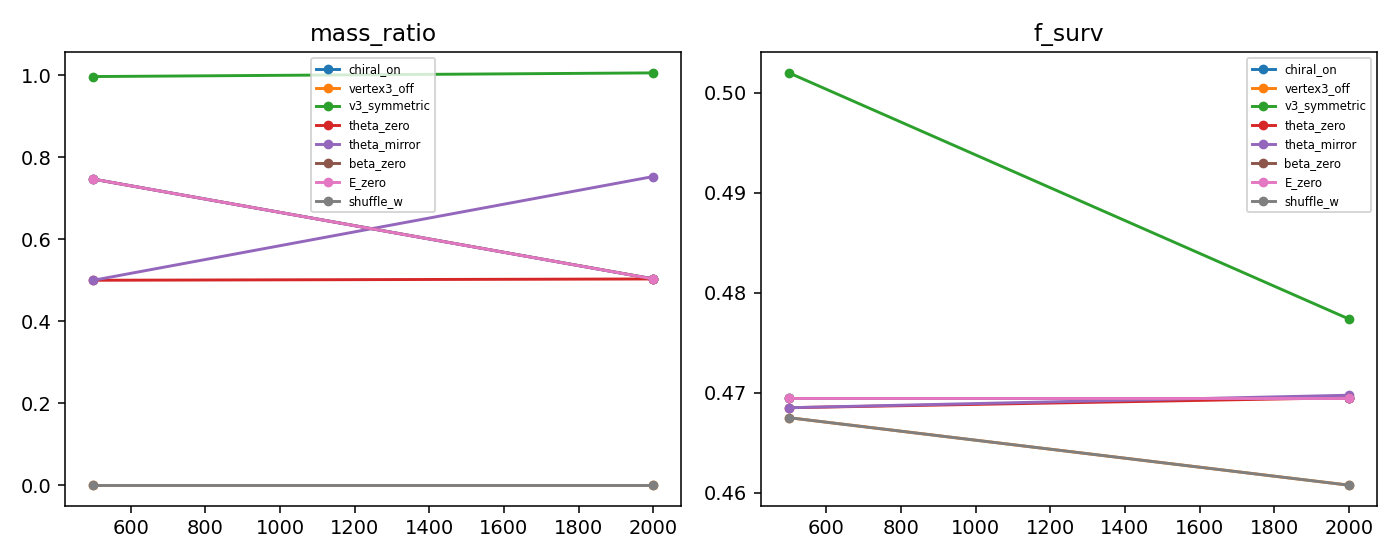

This chart was generated by the following Python code:
#!/usr/bin/env python3
"""
CG002-R7h — Yukawa quiral (EIT3 R_θ trasplantado)
==================================================
Post CC Msg 44: visto bueno condicional con 3 correcciones aplicadas.

Batería --quick:
  chiral ON (ciclo límite) | vertex3 OFF | θ=0 | θ→−θ | β=0 | E=0 | shuffle_w

Caveat encabezado: receta EIT3 en vector de patas, no campo espacial 2D.
"""
from __future__ import annotations

import argparse
import math
import time
from pathlib import Path

import matplotlib

matplotlib.use("Agg")
import matplotlib.pyplot as plt
import numpy as np
import pandas as pd

from cg002_primitivo_chiral import (
    ALPHA_LOOP,
    BETA_MEM,
    SIGMA_E,
    THETA_DEG,
    evolucion_chiral_vertex3,
)
from cg002_primitivo_vertex3 import (
    KAPPA_S,
    S0,
    S_BAND,
    build_yukawa_triplets,
    evolucion_vertex3,
    sat,
    vertex_coupling_strength,
)

OUT_DIR = Path(__file__).parent
SWEEP_CSV = OUT_DIR / "cg002_r7h_sweep.csv"
FIG_PATH = OUT_DIR / "cg002_r7h_chiral.png"

N_QUARK = 72
N_FERMION = 84
MS_HIGGS = 84
N_MICRO_YUK = 85
YUK_SCALE = 0.06

# Re-export semilla helpers from r7g
from cg002_r7g_vertex3 import (  # noqa: E402
    build_C_pair_yukawa,
    excess_L2,
    null_L2,
    orden_charge,
    orden_color,
    semilla_yukawa,
)


def charge_value(ms: int) -> float:
    if ms >= N_FERMION:
        return 0.0
    if ms < N_QUARK:
        is_aq = ms >= 36
        base = ms - 36 if is_aq else ms
        flavor = (base % 12) // 6
        q = 2.0 / 3.0 if flavor == 0 else -1.0 / 3.0
        return -q if is_aq else q
    base = ms - N_QUARK
    spec = (base // 2) % 2
    if spec == 1:
        return 0.0
    return -1.0 if base % 2 == 0 else 1.0


def run_yukawa_chiral(
    N: int,
    seed: int,
    *,
    use_chiral: bool = True,
    use_vertex3: bool = True,
    theta_deg: float = THETA_DEG,
    beta_mem: float = BETA_MEM,
    sigma_e: float = SIGMA_E,
    shuffle_signs: bool = False,
    cond: str = "chiral_on",
) -> dict:
    rng = np.random.default_rng(seed)
    labels, V, Q = semilla_yukawa(N, rng)
    C = build_C_pair_yukawa(V, Q, labels)
    idx_f = np.where(labels < N_FERMION)[0]
    idx_h = np.where(labels == MS_HIGGS)[0]
    triplets = []
    if use_vertex3:
        triplets = build_yukawa_triplets(idx_f, idx_h, YUK_SCALE, max_pairs=min(400, len(idx_f)))

    if use_chiral and use_vertex3 and triplets:
        S, alive, tau, M = evolucion_chiral_vertex3(
            C,
            triplets,
            Q,
            N,
            yuk_scale=YUK_SCALE,
            theta_deg=theta_deg,
            beta_mem=beta_mem,
            sigma_e=sigma_e,
            shuffle_signs=shuffle_signs,
            rng=rng,
        )
        mem_norm = float(np.mean([np.linalg.norm(v) for v in M.values()])) if M else 0.0
    else:
        S, alive, tau = evolucion_vertex3(C, triplets if use_vertex3 else [], N)
        mem_norm = 0.0

    higgs_alive = alive & (labels == MS_HIGGS)
    phi_final = float(np.sqrt(sat(S[higgs_alive]).mean())) if higgs_alive.any() else 0.0
    m_by = []
    if phi_final > 0:
        idx = np.where(alive & (labels < N_FERMION))[0]
        masses = np.sqrt(sat(S[idx])) * phi_final
        for g in range(3):
            gens = np.array(
                [(labels[i] % 36) // 12 if labels[i] < N_QUARK else (labels[i] - N_QUARK) // 4 for i in idx]
            )
            m_by.append(float(masses[gens == g].mean()) if (gens == g).any() else 0.0)
    ratio = m_by[2] / m_by[0] if m_by and m_by[0] > 1e-9 else 0.0

    cnt3 = np.zeros(3)
    for q in Q[alive]:
        if q < -0.1:
            cnt3[0] += 1
        elif q > 0.1:
            cnt3[2] += 1
        else:
            cnt3[1] += 1

    n_surv = int(alive.sum())
    return dict(
        cond=cond,
        chiral=use_chiral and use_vertex3,
        vertex3=use_vertex3,
        theta_deg=theta_deg,
        beta_mem=beta_mem,
        sigma_e=sigma_e,
        shuffle_signs=shuffle_signs,
        N=N,
        seed=seed,
        n_surv=n_surv,
        f_surv=n_surv / N,
        tau=tau,
        orden_color=orden_color(V, alive),
        orden_charge=orden_charge(Q, alive),
        n_triplets=len(triplets),
        coup_higgs=vertex_coupling_strength(triplets, idx_h) if use_vertex3 else 0.0,
        phi_final=phi_final,
        frac_higgs_surv=float(higgs_alive.sum()) / max(len(idx_h), 1),
        mass_ratio=ratio,
        mem_norm=mem_norm,
        L2_K3=excess_L2(cnt3, 3),
        ratio_L2_K3=excess_L2(cnt3, 3) / null_L2(3, int(cnt3.sum())) if cnt3.sum() else 0.0,
        alpha_loop=ALPHA_LOOP,
    )


CONDITIONS = [
    ("chiral_on", dict(use_chiral=True, use_vertex3=True, theta_deg=THETA_DEG, beta_mem=BETA_MEM, sigma_e=SIGMA_E)),
    ("vertex3_off", dict(use_chiral=False, use_vertex3=False)),
    ("v3_symmetric", dict(use_chiral=False, use_vertex3=True)),
    ("theta_zero", dict(use_chiral=True, use_vertex3=True, theta_deg=0.0)),
    ("theta_mirror", dict(use_chiral=True, use_vertex3=True, theta_deg=-THETA_DEG)),
    ("beta_zero", dict(use_chiral=True, use_vertex3=True, beta_mem=0.0)),
    ("E_zero", dict(use_chiral=True, use_vertex3=True, sigma_e=0.0)),
    ("shuffle_w", dict(use_chiral=True, use_vertex3=True, shuffle_signs=True)),
]


def main():
    ap = argparse.ArgumentParser()
    ap.add_argument("--quick", action="store_true")
    ap.add_argument("--single", action="store_true")
    args = ap.parse_args()

    if args.single:
        for name, kw in CONDITIONS[:3]:
            print(name, run_yukawa_chiral(2000, 1, cond=name, **kw))
        return

    NS = [500, 2000] if args.quick else [500, 1000, 2000, 4000]
    SEEDS = 4 if args.quick else 12
    t0 = time.monotonic()
    rows = []
    for cond_name, kw in CONDITIONS:
        for N in NS:
            for seed in range(1, SEEDS + 1):
                rows.append(run_yukawa_chiral(N, seed, cond=cond_name, **kw))
            sub = [r for r in rows if r["cond"] == cond_name and r["N"] == N]
            print(
                f"  {cond_name:14s} N={N:4d}  f={np.mean([r['f_surv'] for r in sub]):.3f}  "
                f"mass_r={np.mean([r['mass_ratio'] for r in sub]):.3f}  "
                f"φ={np.mean([r['phi_final'] for r in sub]):.3f}  "
                f"mem={np.mean([r['mem_norm'] for r in sub]):.3f}",
                flush=True,
            )

    df = pd.DataFrame(rows)
    df.to_csv(SWEEP_CSV, index=False)

    fig, ax = plt.subplots(1, 2, figsize=(10, 4))
    for ax_i, metric in enumerate(("mass_ratio", "f_surv")):
        for cond in df["cond"].unique():
            sub = df[df["cond"] == cond].groupby("N")[metric].mean()
            ax[ax_i].plot(sub.index, sub.values, "o-", label=cond, ms=4)
        ax[ax_i].set_title(metric)
        ax[ax_i].legend(fontsize=6)
    plt.tight_layout()
    fig.savefig(FIG_PATH, dpi=140)

    print("\n" + "=" * 60)
    print("CG002-R7h Yukawa quiral (EIT3 ciclo límite)")
    print(f"CSV: {SWEEP_CSV}  Fig: {FIG_PATH}")
    print(f"Tiempo: {time.monotonic() - t0:.1f}s")


if __name__ == "__main__":
    main()
